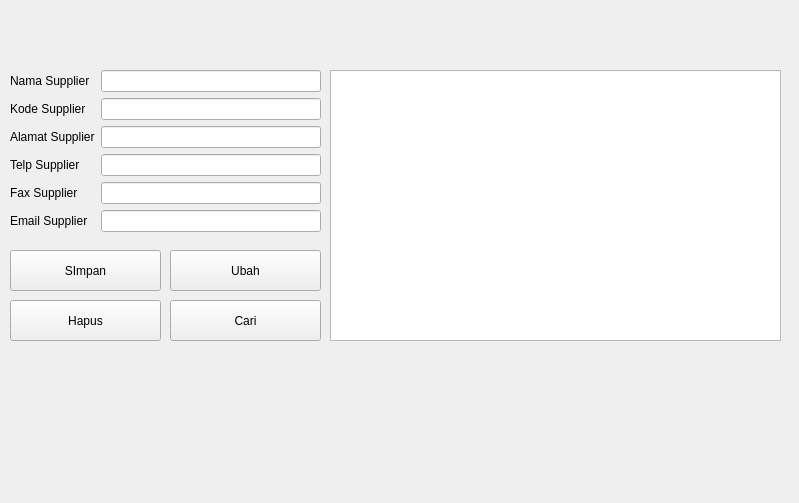
<?xml version="1.0" encoding="UTF-8"?>
<ui version="4.0">
 <class>Formsupplier</class>
 <widget class="QWidget" name="Formsupplier">
  <property name="geometry">
   <rect>
    <x>0</x>
    <y>0</y>
    <width>799</width>
    <height>503</height>
   </rect>
  </property>
  <property name="windowTitle">
   <string>Form</string>
  </property>
  <widget class="QWidget" name="formLayoutWidget">
   <property name="geometry">
    <rect>
     <x>10</x>
     <y>70</y>
     <width>311</width>
     <height>171</height>
    </rect>
   </property>
   <layout class="QFormLayout" name="formLayout">
    <item row="0" column="0">
     <widget class="QLabel" name="nama_supplierLabel">
      <property name="text">
       <string>Nama Supplier</string>
      </property>
     </widget>
    </item>
    <item row="0" column="1">
     <widget class="QLineEdit" name="nama_supplierLineEdit"/>
    </item>
    <item row="1" column="0">
     <widget class="QLabel" name="kode_supplierLabel">
      <property name="text">
       <string>Kode Supplier</string>
      </property>
     </widget>
    </item>
    <item row="1" column="1">
     <widget class="QLineEdit" name="kode_supplierLineEdit"/>
    </item>
    <item row="2" column="0">
     <widget class="QLabel" name="alamat_suppierLabel">
      <property name="text">
       <string>Alamat Supplier</string>
      </property>
     </widget>
    </item>
    <item row="2" column="1">
     <widget class="QLineEdit" name="alamat_supplierLineEdit"/>
    </item>
    <item row="3" column="0">
     <widget class="QLabel" name="telp_suppierLabel">
      <property name="text">
       <string>Telp Supplier</string>
      </property>
     </widget>
    </item>
    <item row="3" column="1">
     <widget class="QLineEdit" name="telp_supplierLineEdit"/>
    </item>
    <item row="4" column="0">
     <widget class="QLabel" name="fax_supplierLabel">
      <property name="text">
       <string>Fax Supplier</string>
      </property>
     </widget>
    </item>
    <item row="4" column="1">
     <widget class="QLineEdit" name="fax_supplierLineEdit"/>
    </item>
    <item row="5" column="0">
     <widget class="QLabel" name="email_suppierLabel">
      <property name="text">
       <string>Email Supplier</string>
      </property>
     </widget>
    </item>
    <item row="5" column="1">
     <widget class="QLineEdit" name="email_supplierLineEdit"/>
    </item>
   </layout>
  </widget>
  <widget class="QPushButton" name="pushButton">
   <property name="geometry">
    <rect>
     <x>10</x>
     <y>250</y>
     <width>151</width>
     <height>41</height>
    </rect>
   </property>
   <property name="text">
    <string>SImpan</string>
   </property>
  </widget>
  <widget class="QPushButton" name="pushButton_3">
   <property name="geometry">
    <rect>
     <x>170</x>
     <y>300</y>
     <width>151</width>
     <height>41</height>
    </rect>
   </property>
   <property name="text">
    <string>Cari</string>
   </property>
  </widget>
  <widget class="QPushButton" name="pushButton_4">
   <property name="geometry">
    <rect>
     <x>10</x>
     <y>300</y>
     <width>151</width>
     <height>41</height>
    </rect>
   </property>
   <property name="text">
    <string>Hapus</string>
   </property>
  </widget>
  <widget class="QPushButton" name="pushButton_2">
   <property name="geometry">
    <rect>
     <x>170</x>
     <y>250</y>
     <width>151</width>
     <height>41</height>
    </rect>
   </property>
   <property name="text">
    <string>Ubah</string>
   </property>
  </widget>
  <widget class="QTableView" name="tableSupplier">
   <property name="geometry">
    <rect>
     <x>330</x>
     <y>70</y>
     <width>451</width>
     <height>271</height>
    </rect>
   </property>
  </widget>
 </widget>
 <resources/>
 <connections/>
</ui>
